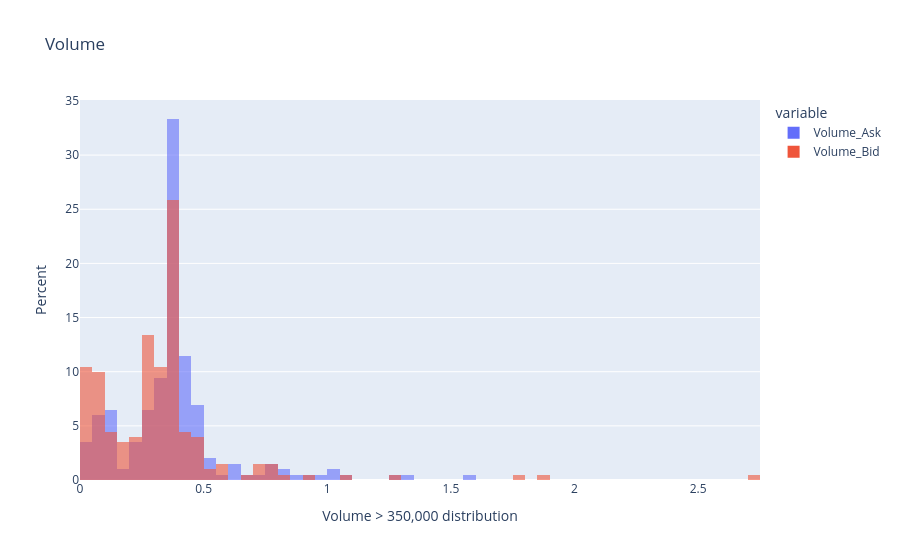

This figure's notebook cell:
### Markdown cell above
#### Now just press 'CTRL' and 'ENTER' keys on the next cell.

### Code cell
fig = px.histogram(
    vol_350k[['Volume_Ask', 'Volume_Bid']],
    histnorm='percent',
    barmode='overlay',
    opacity=0.6,
    title='Volume',
)
fig.update_layout(xaxis_title='Volume > 350,000 distribution',
                  yaxis_title='Percent')
fig.show()

### Figure 1 — Plotly figure (JSON) as saved in the notebook; plotly's stock layout.template omitted (floating-point values rounded to 4 significant figures; data arrays with more than 128 entries replaced by an {"elided": "..."} marker saying what was removed)
{"data": [{"bingroup": "x", "histnorm": "percent", "hovertemplate": "variable=Volume_Ask<br>value=%{x}<br>percent=%{y}<extra></extra>", "legendgroup": "Volume_Ask", "marker": {"color": "#636efa", "opacity": 0.6, "pattern": {"shape": ""}}, "name": "Volume_Ask", "orientation": "v", "showlegend": true, "type": "histogram", "x": {"elided": "201 float values"}, "xaxis": "x", "yaxis": "y"}, {"bingroup": "x", "histnorm": "percent", "hovertemplate": "variable=Volume_Bid<br>value=%{x}<br>percent=%{y}<extra></extra>", "legendgroup": "Volume_Bid", "marker": {"color": "#EF553B", "opacity": 0.6, "pattern": {"shape": ""}}, "name": "Volume_Bid", "orientation": "v", "showlegend": true, "type": "histogram", "x": {"elided": "201 float values"}, "xaxis": "x", "yaxis": "y"}], "layout": {"barmode": "overlay", "legend": {"title": {"text": "variable"}, "tracegroupgap": 0}, "title": {"text": "Volume"}, "xaxis": {"anchor": "y", "domain": [0, 1], "title": {"text": "Volume > 350,000 distribution"}}, "yaxis": {"anchor": "x", "domain": [0, 1], "title": {"text": "Percent"}}}}
